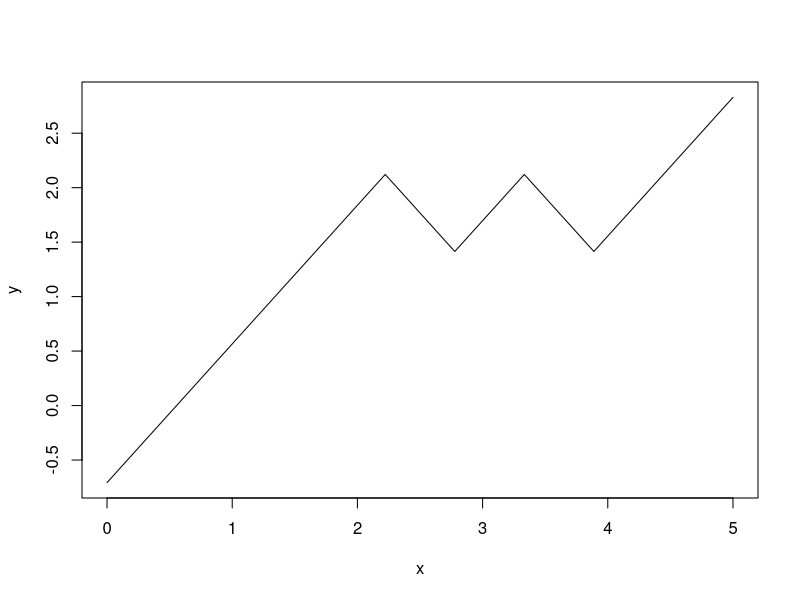
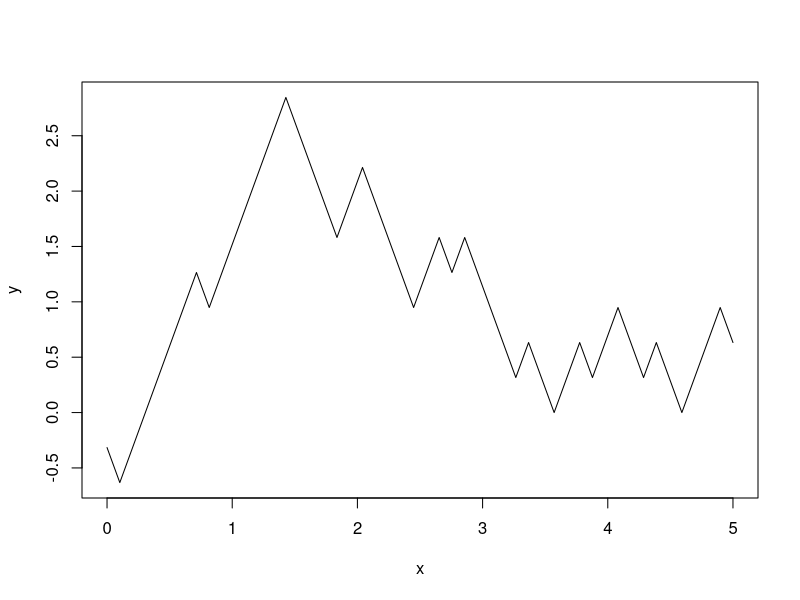
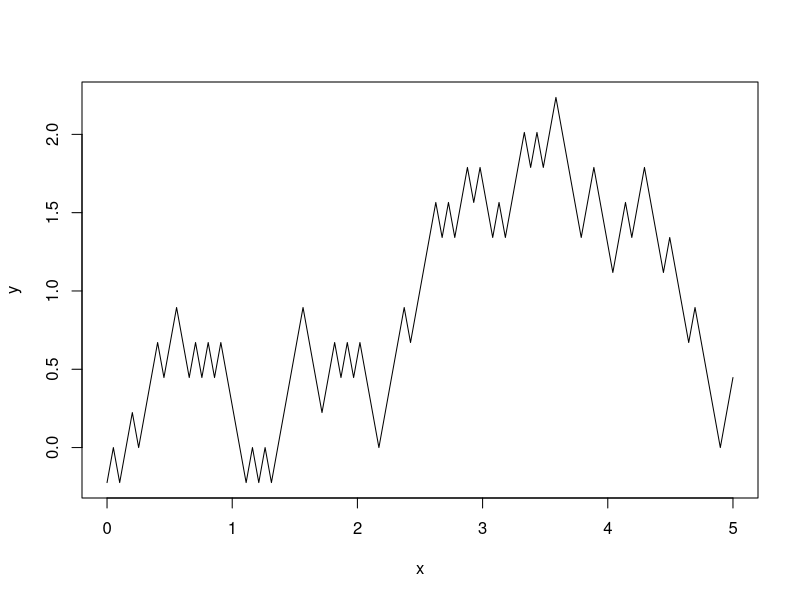
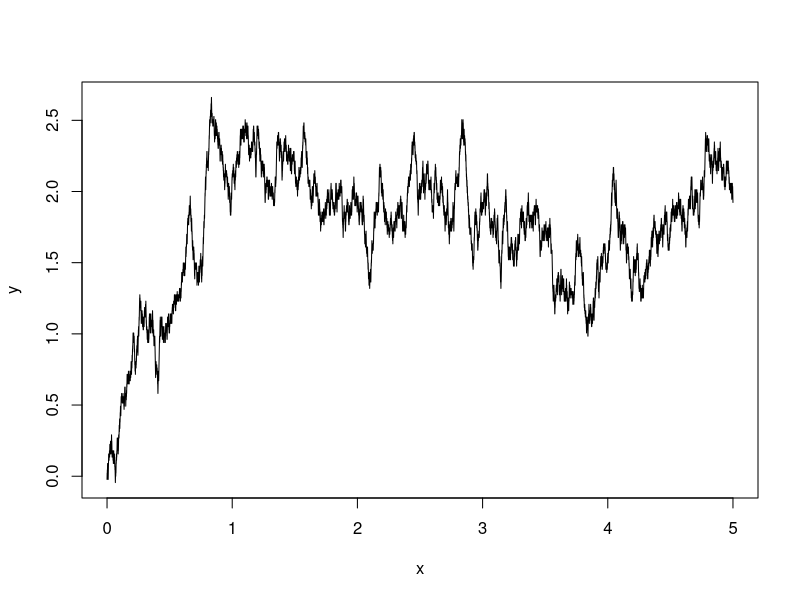
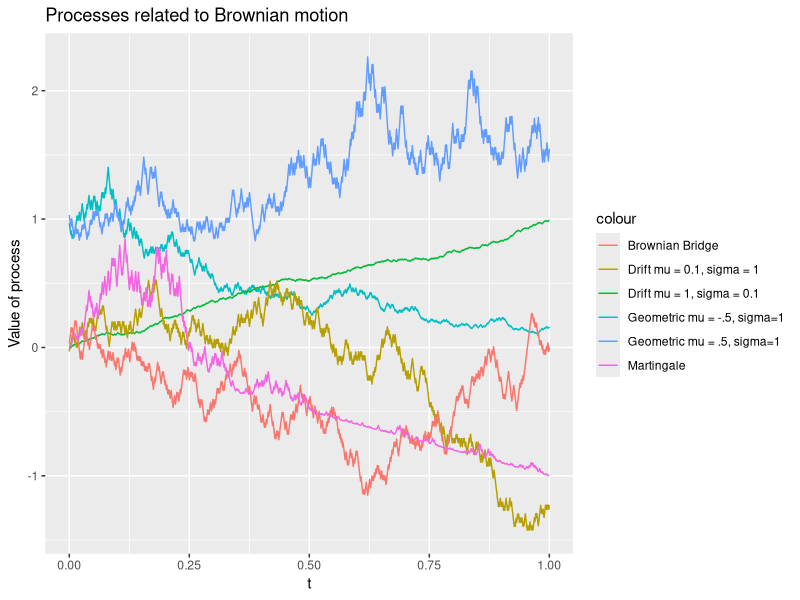

The R source for these figures, in order:
rm(list=ls())
library(ggplot2)

##################
### QUESTION 1 ###
##################

r <- 0.04
u <- 1.06
d <- 0.98
(1+r-d)/(u-d) 

##################
### QUESTION 2 ###
##################

# Part 1

Sn <- function(n,T = 5){
  # Create function that produces random walk with step size sqrt(T/n)
  stepsize <- sqrt(T/n)
  Z <- rbinom(n,1,0.5)
  Z[Z==1] <- stepsize
  Z[Z==0] <- -stepsize
  X <- rep(0,n)
  X[1] <- Z[1]
  for ( i in 2:n) { 
    X[i] = X[i-1] + Z[i] }
  return(X)
}

# Now plot the process Sn(t) for n = 10,50,100,1000
y <- Sn(10)
x <- seq(0,5,length.out = length(y))
plot(y=y,x=x,type = 'l')

y <- Sn(50)
x <- seq(0,5,length.out = length(y))
plot(y=y,x=x,type = 'l')

y <- Sn(100)
x <- seq(0,5,length.out = length(y))
plot(y=y,x=x,type = 'l')

y <- Sn(10000)
x <- seq(0,5,length.out = length(y))
plot(y=y,x=x,type = 'l')

######################################
# PART 2
######################################

geometric.brownian <- function(n,T,sigma,mu){
  B <- Sn(n,T)
  t <- seq(0,T,length.out = n)
  X <- sigma * B + mu * t
  return(exp(X))
}

brownian.drift <- function(n,T,sigma,mu){
  B <- Sn(n,T)
  t <- seq(0,T,length.out = n)
  X <- sigma * B + mu * t
  return(X)
}

brownian.bridge <- function(n,T){
  B <- Sn(n,T)
  t <- seq(0,1,length.out = n)
  X <- B - t * B[n]
}

martingale <- function(n,T) {
  B <- Sn(n,T)
  t <- seq(0,T,length.out = n)
  return(B^2 - t)
}

n <- 1000
T <- 1
t <- seq(0,T,length.out = n)

simulations <- as.data.frame( 
  cbind(
    t,
    geometric.brownian(n,T,sigma = 1, mu = -0.5),
    geometric.brownian(n,T,sigma = 1, mu = 0.5),
    brownian.drift(n,T,sigma = 0.1, mu = 1),
    brownian.drift(n,T,sigma = 1, mu = 0.1),
    brownian.bridge(n,T),
    martingale(n,T)
  )
)

ggplot(data = simulations,aes(x=t,y=V2)) + 
  labs(x='t', y='Value of process', title = 'Processes related to Brownian motion') +
  geom_line(aes(x=t,y=V2,colour='Geometric mu = -.5, sigma=1')) + 
  geom_line(aes(x=t,y=V3,colour='Geometric mu = .5, sigma=1')) + 
  geom_line(aes(x=t,y=V4,colour='Drift mu = 1, sigma = 0.1')) + 
  geom_line(aes(x=t,y=V5,colour='Drift mu = 0.1, sigma = 1')) +
  geom_line(aes(x=t,y=V6,colour='Brownian Bridge')) +
  geom_line(aes(x=t,y=V7,colour='Martingale'))
